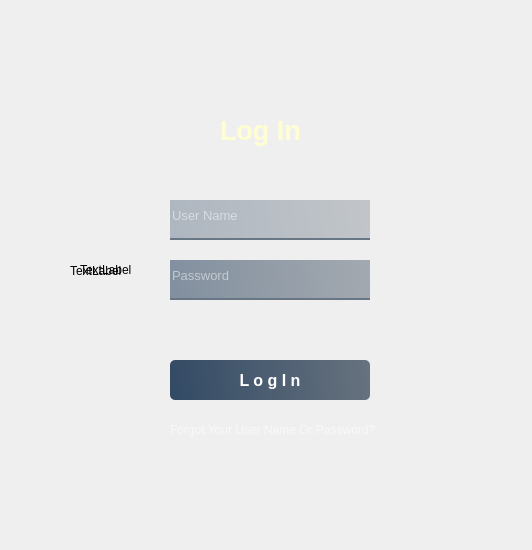
<?xml version="1.0" encoding="UTF-8"?>
<ui version="4.0">
 <class>Form</class>
 <widget class="QWidget" name="Form">
  <property name="geometry">
   <rect>
    <x>0</x>
    <y>0</y>
    <width>532</width>
    <height>550</height>
   </rect>
  </property>
  <property name="windowTitle">
   <string>Form</string>
  </property>
  <widget class="QWidget" name="widget" native="true">
   <property name="geometry">
    <rect>
     <x>50</x>
     <y>30</y>
     <width>471</width>
     <height>511</height>
    </rect>
   </property>
   <property name="styleSheet">
    <string notr="true"/>
   </property>
   <widget class="QLabel" name="label">
    <property name="geometry">
     <rect>
      <x>30</x>
      <y>30</y>
      <width>300</width>
      <height>420</height>
     </rect>
    </property>
    <property name="styleSheet">
     <string notr="true">border-image: url(:/images/bigstock-203579284-1024x768.jpg);
border-radius:20px;</string>
    </property>
    <property name="text">
     <string>TextLabel</string>
    </property>
   </widget>
   <widget class="QLabel" name="label_2">
    <property name="geometry">
     <rect>
      <x>20</x>
      <y>0</y>
      <width>381</width>
      <height>481</height>
     </rect>
    </property>
    <property name="styleSheet">
     <string notr="true">border-image: url(:/images/Cyber-Lock---Web.jpg);
border-radius:20px;
background-image: url(:/images/headers-sectors-cybersecurity.webp);</string>
    </property>
    <property name="text">
     <string>TextLabel</string>
    </property>
   </widget>
   <widget class="QLabel" name="label_4">
    <property name="geometry">
     <rect>
      <x>170</x>
      <y>80</y>
      <width>101</width>
      <height>41</height>
     </rect>
    </property>
    <property name="font">
     <font>
      <pointsize>20</pointsize>
      <italic>false</italic>
      <bold>true</bold>
     </font>
    </property>
    <property name="styleSheet">
     <string notr="true">color:rgb(254, 254, 210)</string>
    </property>
    <property name="text">
     <string>Log In</string>
    </property>
   </widget>
   <widget class="QLineEdit" name="lineEdit">
    <property name="geometry">
     <rect>
      <x>120</x>
      <y>170</y>
      <width>200</width>
      <height>40</height>
     </rect>
    </property>
    <property name="font">
     <font>
      <pointsize>10</pointsize>
     </font>
    </property>
    <property name="styleSheet">
     <string notr="true">background: qlineargradient(spread:pad, x1:0, y1:0.505682, x2:1, y2:0.477, stop:0 rgba(20, 47, 78, 0.3), stop:1 rgba(85, 98, 112, 0.3)); /* الشفافية هنا */
border: none;
border-bottom: 2px solid rgba(105, 118, 132, 1);
color: rgb(255, 255, 255);
padding-bottom: 7px;
</string>
    </property>
    <property name="placeholderText">
     <string>User Name</string>
    </property>
   </widget>
   <widget class="QLineEdit" name="lineEdit_2">
    <property name="geometry">
     <rect>
      <x>120</x>
      <y>230</y>
      <width>200</width>
      <height>40</height>
     </rect>
    </property>
    <property name="font">
     <font>
      <pointsize>10</pointsize>
     </font>
    </property>
    <property name="styleSheet">
     <string notr="true">background: qlineargradient(spread:pad, x1:0, y1:0.505682, x2:1, y2:0.477, stop:0 rgba(20, 47, 78, 0.5), stop:1 rgba(85, 98, 112, 0.5)); /* تدرج شفاف */
border: none;
border-bottom: 2px solid rgba(105, 118, 132, 1); /* الخط السفلي واضح */
color: rgb(255, 255, 255);
padding-bottom: 7px;
</string>
    </property>
    <property name="echoMode">
     <enum>QLineEdit::EchoMode::Password</enum>
    </property>
    <property name="placeholderText">
     <string>Password</string>
    </property>
   </widget>
   <widget class="QPushButton" name="pushButton">
    <property name="geometry">
     <rect>
      <x>120</x>
      <y>330</y>
      <width>200</width>
      <height>40</height>
     </rect>
    </property>
    <property name="font">
     <font>
      <pointsize>12</pointsize>
      <bold>true</bold>
     </font>
    </property>
    <property name="styleSheet">
     <string notr="true">QPushButton#pushButton {
    background-color: qlineargradient(spread:pad, x1:0, y1:0.505682, x2:1, y2:0.477, stop:0 rgba(20, 47, 78, 219), stop:1 rgba(85, 98, 112, 226));
    color: rgb(255, 255, 255);
    border-radius: 5px;
}

QPushButton#pushButton:hover {
    background-color: qlineargradient(spread:pad, x1:0, y1:0.505682, x2:1, y2:0.477, stop:0 rgba(40, 67, 98, 219), stop:1 rgba(105, 118, 132, 226));
    color: rgb(255, 255, 255);
    border-radius: 5px;
}

QPushButton#pushButton:pressed {
    padding-left: 5px;
    padding-top: 5px;
    background-color: rgba(105, 118, 132, 0.78); /* استخدمت rgba بدلاً من rgb مع قيمة ألفا */
}
</string>
    </property>
    <property name="text">
     <string>L o g I n</string>
    </property>
   </widget>
   <widget class="QLabel" name="label_6">
    <property name="geometry">
     <rect>
      <x>120</x>
      <y>390</y>
      <width>211</width>
      <height>20</height>
     </rect>
    </property>
    <property name="font">
     <font>
      <bold>false</bold>
     </font>
    </property>
    <property name="styleSheet">
     <string notr="true">color: rgba(255, 255, 255, 0.60); /* أو أي قيمة ألفا بين 0 و 1 */
</string>
    </property>
    <property name="text">
     <string>Forgot Your User Name Or Password? </string>
    </property>
   </widget>
  </widget>
 </widget>
 <resources>
  <include location="../../OneDrive/Desktop/res/res2.qrc"/>
 </resources>
 <connections/>
</ui>
